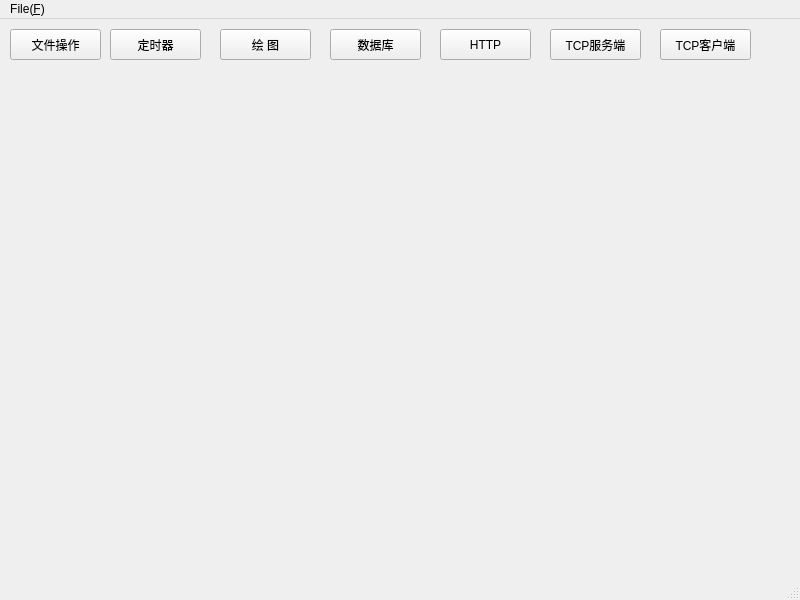
<?xml version="1.0" encoding="UTF-8"?>
<ui version="4.0">
 <class>MainWindow</class>
 <widget class="QMainWindow" name="MainWindow">
  <property name="geometry">
   <rect>
    <x>0</x>
    <y>0</y>
    <width>800</width>
    <height>600</height>
   </rect>
  </property>
  <property name="windowTitle">
   <string>MainWindow</string>
  </property>
  <widget class="QWidget" name="centralwidget">
   <widget class="QPushButton" name="fileButton">
    <property name="geometry">
     <rect>
      <x>10</x>
      <y>10</y>
      <width>91</width>
      <height>31</height>
     </rect>
    </property>
    <property name="text">
     <string>文件操作</string>
    </property>
   </widget>
   <widget class="QPushButton" name="timerButton">
    <property name="geometry">
     <rect>
      <x>110</x>
      <y>10</y>
      <width>91</width>
      <height>31</height>
     </rect>
    </property>
    <property name="text">
     <string>定时器</string>
    </property>
   </widget>
   <widget class="QPushButton" name="pointerButton">
    <property name="geometry">
     <rect>
      <x>220</x>
      <y>10</y>
      <width>91</width>
      <height>31</height>
     </rect>
    </property>
    <property name="text">
     <string>绘 图</string>
    </property>
   </widget>
   <widget class="QPushButton" name="sqlButton">
    <property name="geometry">
     <rect>
      <x>330</x>
      <y>10</y>
      <width>91</width>
      <height>31</height>
     </rect>
    </property>
    <property name="text">
     <string>数据库</string>
    </property>
   </widget>
   <widget class="QPushButton" name="httpButton">
    <property name="geometry">
     <rect>
      <x>440</x>
      <y>10</y>
      <width>91</width>
      <height>31</height>
     </rect>
    </property>
    <property name="text">
     <string>HTTP</string>
    </property>
   </widget>
   <widget class="QPushButton" name="tcpButton">
    <property name="geometry">
     <rect>
      <x>550</x>
      <y>10</y>
      <width>91</width>
      <height>31</height>
     </rect>
    </property>
    <property name="text">
     <string>TCP服务端</string>
    </property>
   </widget>
   <widget class="QPushButton" name="clientButton">
    <property name="geometry">
     <rect>
      <x>660</x>
      <y>10</y>
      <width>91</width>
      <height>31</height>
     </rect>
    </property>
    <property name="text">
     <string>TCP客户端</string>
    </property>
   </widget>
  </widget>
  <widget class="QMenuBar" name="menubar">
   <property name="geometry">
    <rect>
     <x>0</x>
     <y>0</y>
     <width>800</width>
     <height>24</height>
    </rect>
   </property>
   <widget class="QMenu" name="menuFile_F">
    <property name="title">
     <string>File(&amp;F)</string>
    </property>
    <addaction name="actionOpen_O"/>
    <addaction name="actionSave_s"/>
    <addaction name="actionSaveAs_A"/>
    <addaction name="actionExit_E"/>
   </widget>
   <addaction name="menuFile_F"/>
  </widget>
  <widget class="QStatusBar" name="statusbar"/>
  <action name="action_N">
   <property name="text">
    <string>New File(&amp;N)</string>
   </property>
   <property name="shortcut">
    <string>Ctrl+N</string>
   </property>
  </action>
  <action name="actionOpen_O">
   <property name="text">
    <string>Open(&amp;O)</string>
   </property>
  </action>
  <action name="actionSave_s">
   <property name="text">
    <string>Save(&amp;s)</string>
   </property>
  </action>
  <action name="actionSaveAs_A">
   <property name="text">
    <string>SaveAs(&amp;A)</string>
   </property>
  </action>
  <action name="actionExit_E">
   <property name="text">
    <string>Exit(&amp;E)</string>
   </property>
  </action>
 </widget>
 <resources/>
 <connections/>
</ui>
